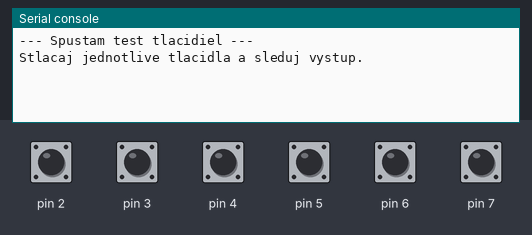
A program run on a simulated MicroPython board. Shown: the last lines printed to the serial console. The inputs (shaded band) are chosen by the test bench; at power-on: pin 2–7 HIGH.

Above: at 1.2 s.
1.3 s: pin 2 pulled LOW for 0.15 s
At 2.6 s:
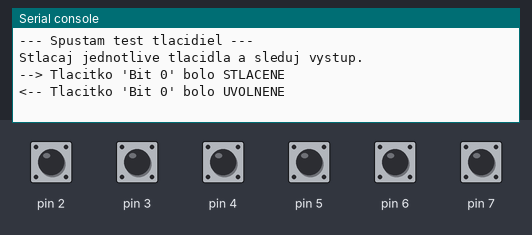
2.9 s: pin 6 pulled LOW for 0.15 s
At 3.9 s:
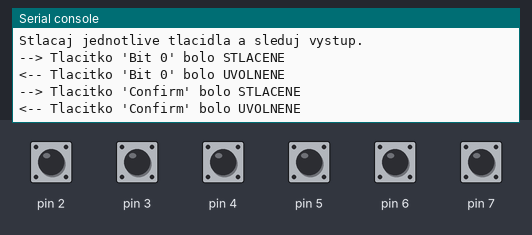
4.5 s: pin 7 pulled LOW for 0.15 s
At 5.1 s:
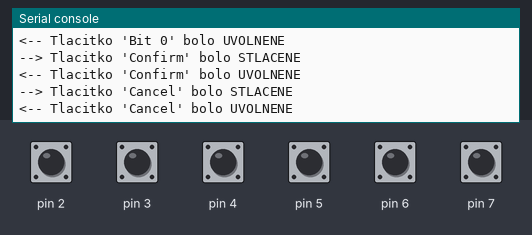
6.1 s: pin 3 pulled LOW for 0.15 s
At 6.24 s:
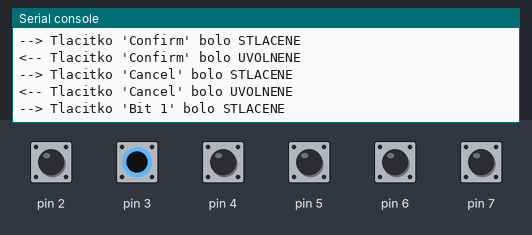
7.7 s: pin 4 pulled LOW for 0.15 s
At 8.7 s:
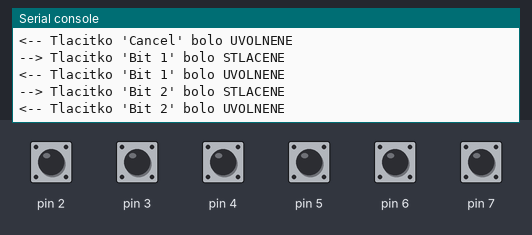
9.3 s: pin 5 pulled LOW for 0.15 s
At 10.0 s:
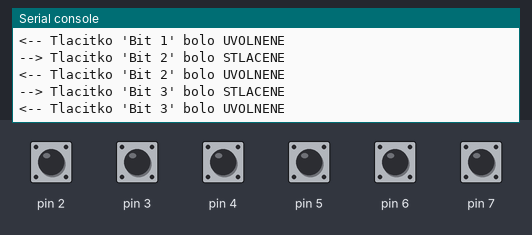

Measured:
- after the input at 1.3 s, the serial console: prints a new line at once (image 1)
- after the input at 2.9 s, the serial console: prints a new line at once (image 2)
- after the input at 4.5 s, the serial console: prints a new line at once (image 3)
- after the input at 6.1 s, the serial console: prints a new line at once (image 4)
- after the input at 7.7 s, the serial console: prints a new line at once (image 5)
- after the input at 9.3 s, the serial console: prints a new line at once (image 6)

The program:

debug_buttons.py
```python
# debug_buttons.py
# Ciel: Jednoduchy skript na testovanie funkcnosti vsetkych 6 tlacidiel.
# Vystup sa bude zobrazovat iba v konzole (Shell / REPL).

import machine
import utime

# Definicia pinov podla tvojej dokumentacie
BUTTON_PINS = {
    "Bit 0": 2,
    "Bit 1": 3,
    "Bit 2": 4,
    "Bit 3": 5,
    "Confirm": 6,
    "Cancel": 7
}

# Vytvorime objekty Pin pre kazde tlacidlo s aktivovanym internym PULL_UP rezistorom
buttons = {name: machine.Pin(pin, machine.Pin.IN, machine.Pin.PULL_UP) for name, pin in BUTTON_PINS.items()}

# Slovnik na sledovanie predchadzajuceho stavu kazdeho tlacidla.
# Toto nam pomoze vypisat spravu iba RAZ pri stlaceni.
# Na zaciatku predpokladame, ze vsetky su nestlacene (stav 1).
last_states = {name: 1 for name in buttons.keys()}

print("--- Spustam test tlacidiel ---")
print("Stlacaj jednotlive tlacidla a sleduj vystup.")

# Nekonecna slucka na monitorovanie stavu
while True:
    # Prejdeme cez vsetky tlacitka v slovniku
    for name, pin in buttons.items():
        current_state = pin.value()

        # Zistime, ci sa stav zmenil z nestlaceneho (1) na stlaceny (0)
        if current_state == 0 and last_states[name] == 1:
            print(f"--> Tlacitko '{name}' bolo STLACENE")
            # Aktualizujeme posledny znamy stav
            last_states[name] = 0

        # Zistime, ci sa stav zmenil zo stlaceneho (0) na nestlaceny (1)
        elif current_state == 1 and last_states[name] == 0:
            print(f"<-- Tlacitko '{name}' bolo UVOLNENE")
            # Aktualizujeme posledny znamy stav
            last_states[name] = 1

    # Kratka pauza, aby sme nepreplnili konzolu a procesor
    utime.sleep(0.01)
```
